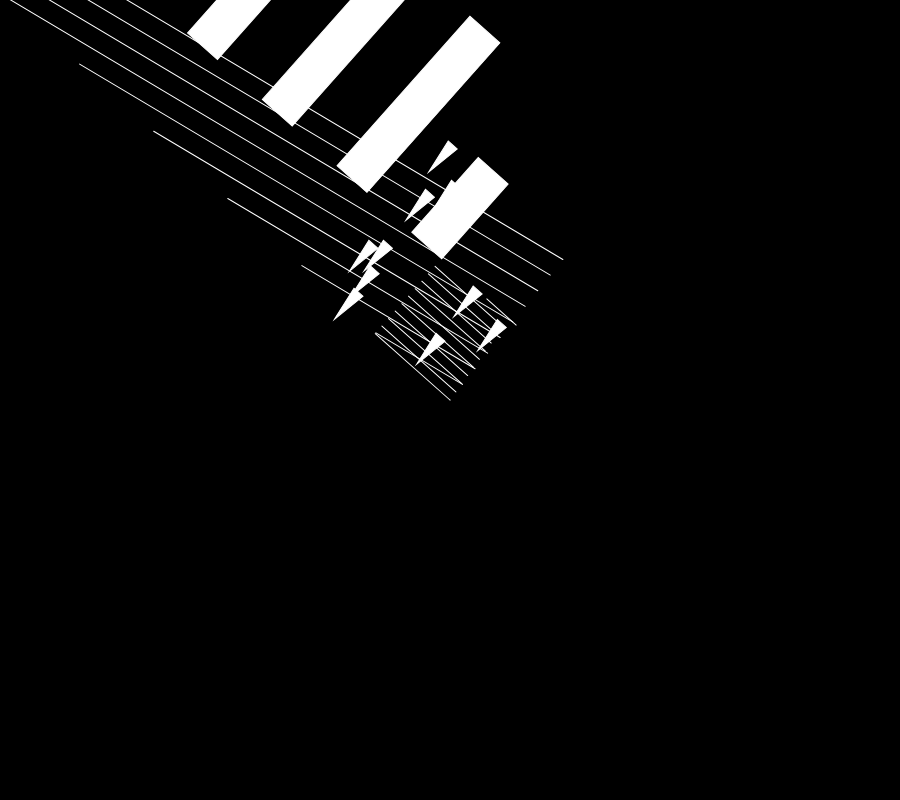
Frame 1 (no input)
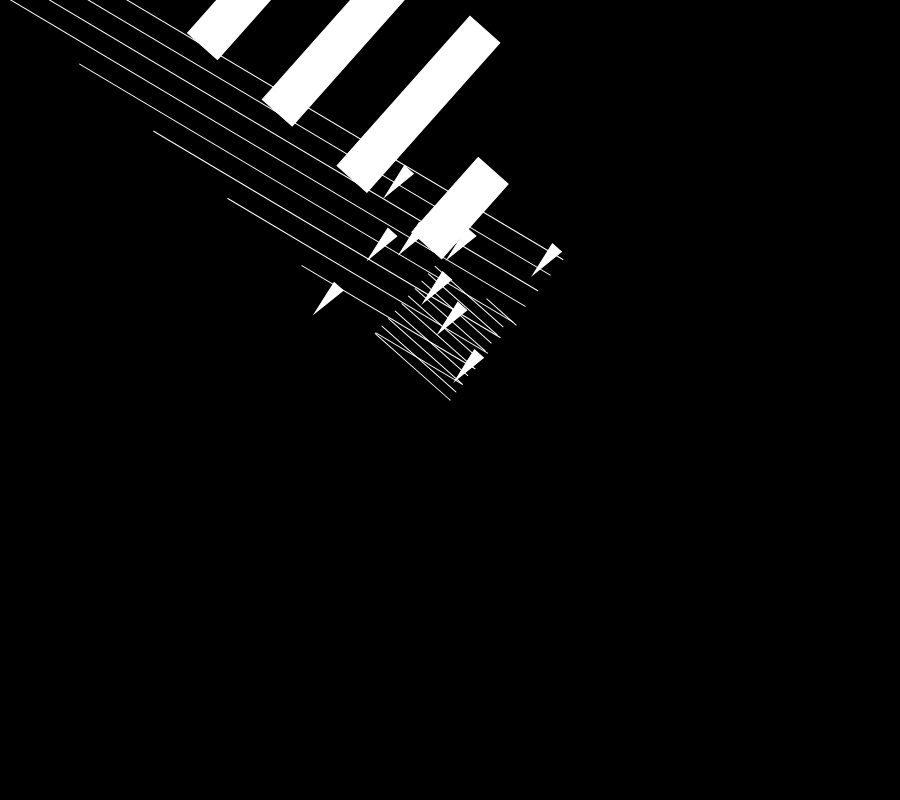
Frame 60 (no input)
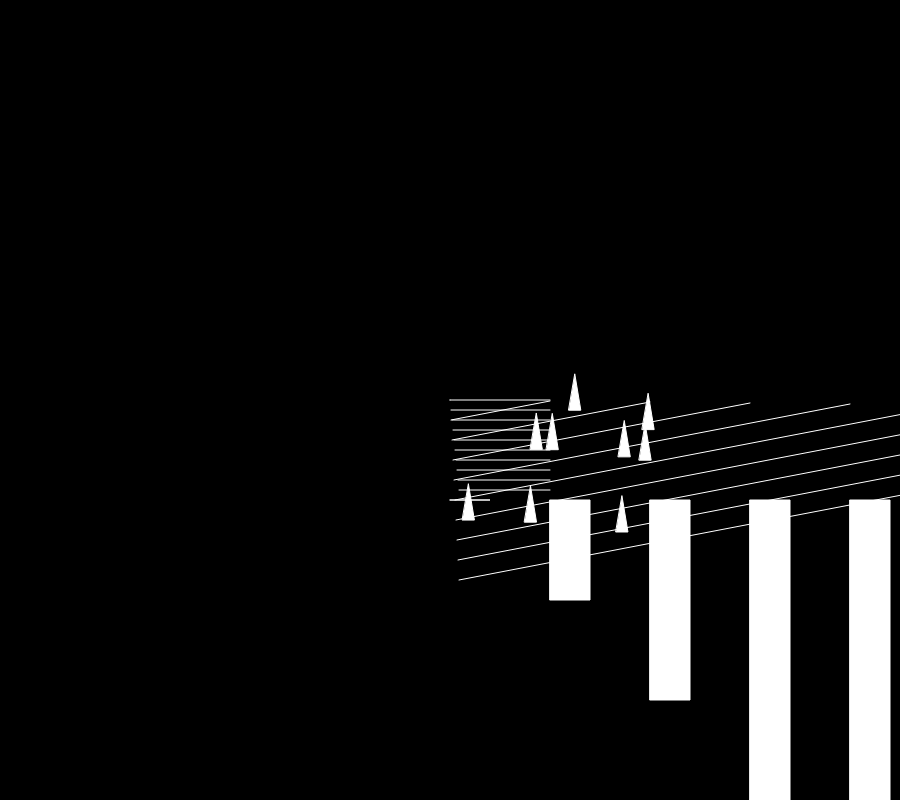
Frame 120 (the mouse pressed at the canvas centre since frame 60)

The p5.js sketch that drew these frames (run headless with seeded random() and noise() and a simulated clock; from frame 60 on, the mouse is pressed at the canvas centre):

// p5.js sketch
// ── sketch.js
function setup() {
  createCanvas(900, 800);
}

function draw() {
  background(0);
  fill(255);

  // var length = 100;
  // triangle(mouseX-length/2, mouseY,
  //   mouseX+length/2, mouseY,
  //   mouseX, mouseY - sqrt(3)/2*length
  // );


  var posX = mouseX;
  var posY = mouseY;
  push();
  stroke(255);
  translate(width / 2, height / 2);
  var a = atan2(posY - height / 2, posX - width / 2);
  rotate(a);
  for (var i = 0; i < 10; i++) {
    var Centerposition = createVector(random(0,200), random(0,200)); //the centerpoint can be anywhere
    var triWidth = 6;

    triangle(Centerposition.x, Centerposition.y - 30, Centerposition.x + triWidth, Centerposition.y + triWidth, Centerposition.x - triWidth, Centerposition.y + triWidth);

    rect(100 * i, 100, 40, i * 100);
    line(i, i * 20, i * 100, i);
    line(i, i * 10, 100, i * 10);
  }
  pop();
}
